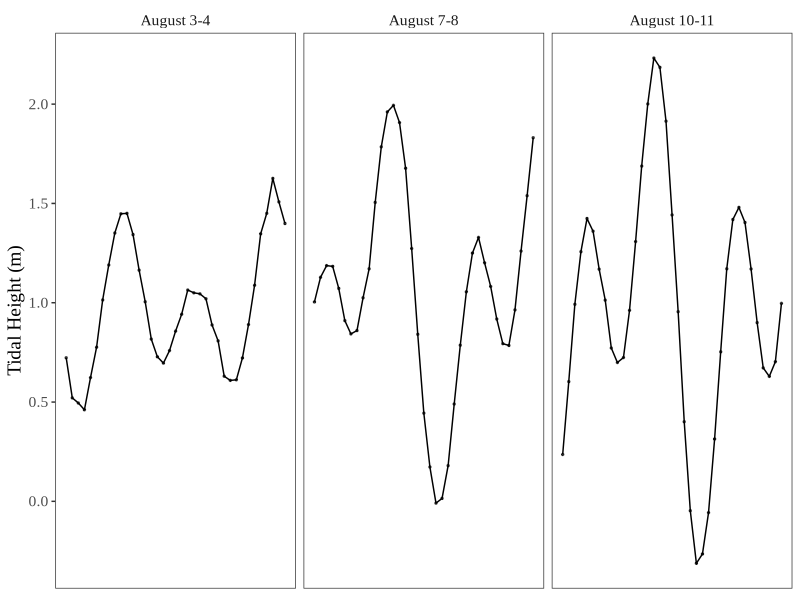
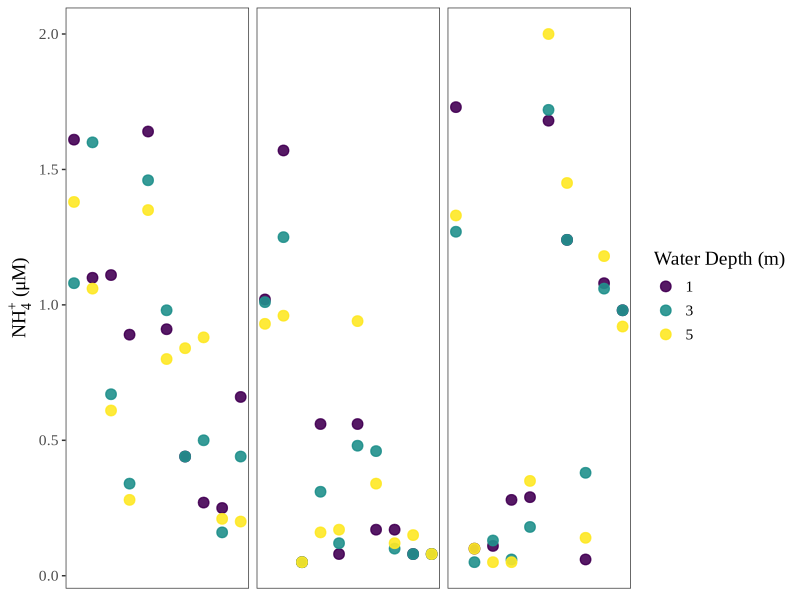
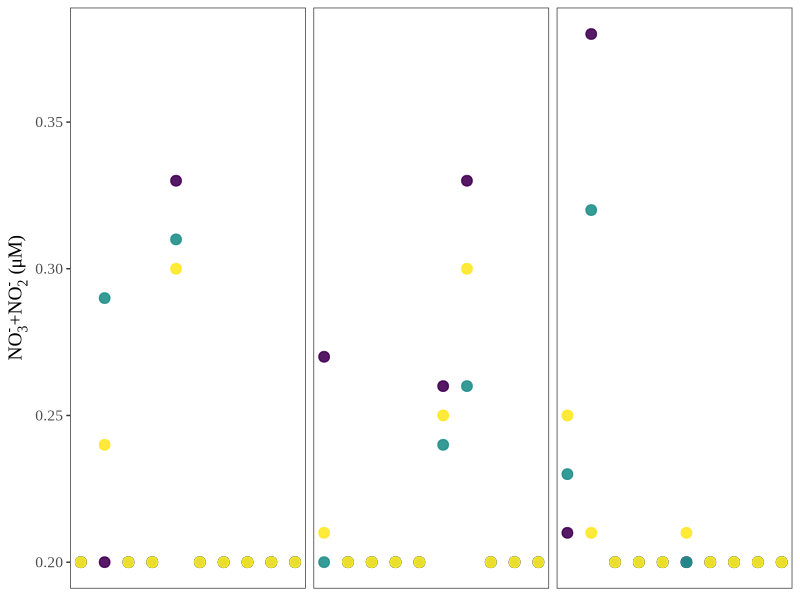
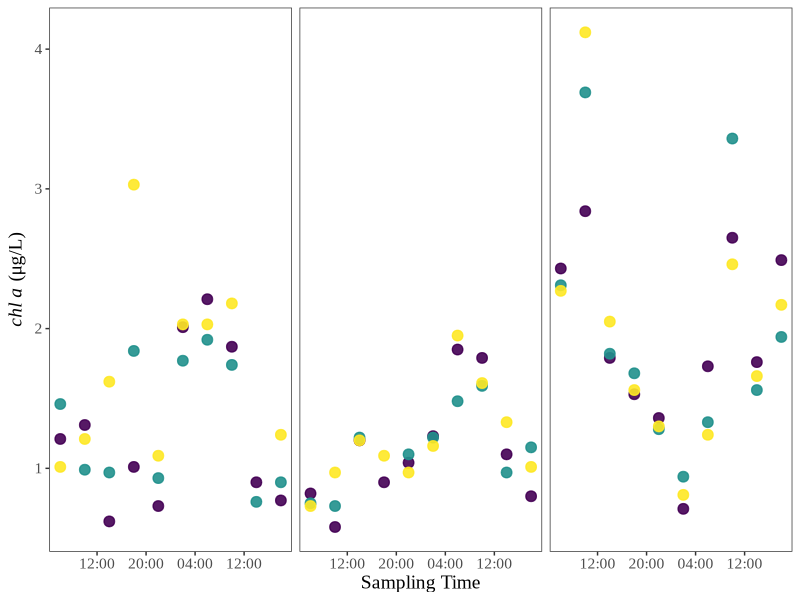
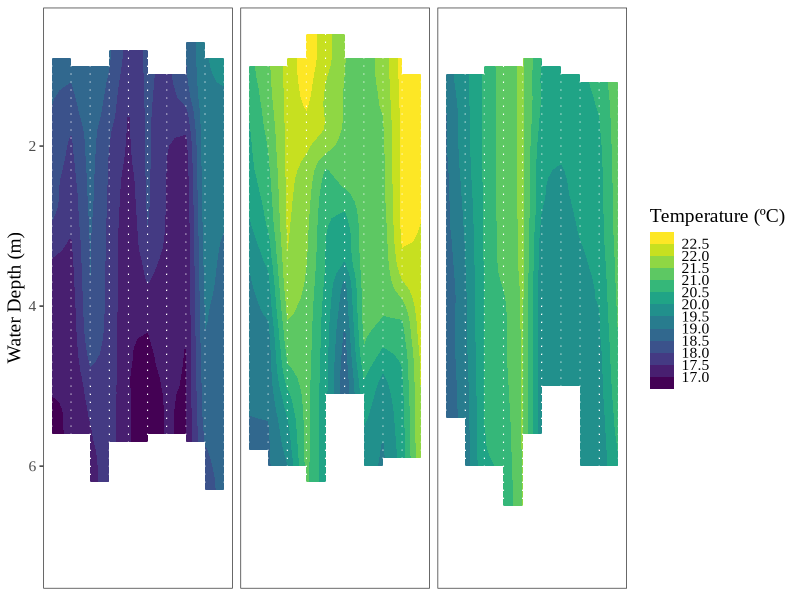
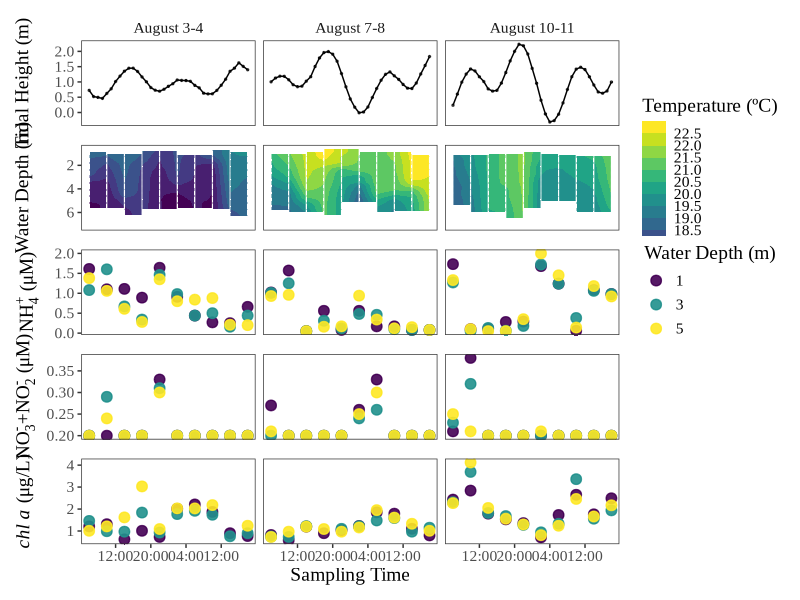

R code for these plots, in order:
# Diel Data Analysis
# Heili Lowman
# 6/28/21

# The following script will analyze diel sampling data collected
# in 2018 for the sediment nutrient recycling manuscript.

# Setup -------------------------------------------------------------------

# Load packages
library(tidyverse) 
library(lubridate)
library(viridis)
library(patchwork)
library(here)

# Load necessary datasets

# This data was collected by Heili Lowman et al. and can be downloaded
# from the SBC LTER's data repository at the following URL:
# https://doi.org/10.6073/pasta/7a41a41c52b425c564de7aa079839049
nuts_dat <- read_csv("data_raw/Diel_nutrients.csv")
ctd_dat <- read_csv("data_raw/Diel_CTD.csv")

# Tide data published by NOAA/NOS/CO-OPS
# Disclaimer: These data are based upon the latest information available as of the date of your request, and may differ from the published tide tables.
# Daily Tide Predictions
# StationName: Santa Barbara; State: CA; Stationid: 9411340
# Prediction Type: Harmonic
# From: 20180803 00:00 - 20180812 23:00
# Units: Metric; Time Zone: LST_LDT; Datum: MLLW
# Interval Type: Hourly
# As published at: https://tidesandcurrents.noaa.gov/waterlevels.html?id=9411340&units=metric&bdate=20180803&edate=20180812&timezone=LST/LDT&datum=MLLW&interval=h&action=data

tides_dat <- read_csv("data_raw/bound_tides_pub.csv")

# Additional Summary Statistics -------------------------------------------

# Calculations for inclusion in the manuscript

# mean temperature
mean(ctd_dat$Temperature)

# minimum temperature
min(ctd_dat$Temperature)

# maximum temperature
max(ctd_dat$Temperature)

# mean NH4
mean(nuts_dat$NH4)

# standard deviation NH4
sd(nuts_dat$NH4)

# minimum NH4
min(nuts_dat$NH4)

# maximum NH4
max(nuts_dat$NH4)

# mean NO3
mean(nuts_dat$NO3_NO2)

# standard deviation NO3
sd(nuts_dat$NO3_NO2)

# minimum NO3
min(nuts_dat$NO3_NO2)

# maximum NO3
max(nuts_dat$NO3_NO2)

# mean chla
mean(nuts_dat$Chla, na.rm=TRUE)

# standard deviation chla
sd(nuts_dat$Chla, na.rm=TRUE)

# minimum chla
min(nuts_dat$Chla, na.rm=TRUE)

# maximum chla
max(nuts_dat$Chla, na.rm=TRUE)

# Figures -----------------------------------------------------------------

# Tidal paneled figure

trial_names <- list('A'="August 3-4", 'B'="August 7-8", 'C'="August 10-11")
trial_labeller <- function(variable,value){
  return(trial_names[value])
}

dailytides <- ggplot(data = tides_dat, aes(x = Hour, y = Verified_m)) +
  geom_point(size = 0.5, alpha = 0.7) +
  geom_line() +
  labs(y = 'Tidal Height (m)') +
  facet_wrap(~SampleDate, labeller = trial_labeller) +
  theme_bw() +
  theme(text=element_text(family="Times New Roman", size=14),
        panel.grid.major = element_blank(), 
        panel.grid.minor = element_blank(),
        panel.background = element_blank(),
        axis.title.x=element_blank(),
        axis.text.x=element_blank(),
        axis.ticks.x=element_blank(),
        strip.background = element_blank(),
        #strip.text.x = element_blank(),
        legend.position = "none")

dailytides

# Ammonium paneled figure

fig_nh4 <- nuts_dat %>%
  mutate(Depth_f = factor(Depth),
         Trial_f = factor(case_when(DateTime < "2018-08-05 00:00:00" ~ 1,
                                    DateTime > "2018-08-05 00:00:00" & 
                                      DateTime < "2018-08-09 00:00:00" ~ 2,
                                    DateTime > "2018-08-09 00:00:00" ~ 3))) %>%
  ggplot(aes(DateTime, NH4, color=Depth_f)) +
  scale_color_viridis(discrete=TRUE) +
  geom_point(size = 3, stroke = 0.75, alpha = 0.9) +
  scale_x_datetime(date_labels = "%H:%M", date_breaks = "8 hours") +
  ylab(expression(paste(NH[4]^{"+"}," (μM)"))) +
  labs(color = "Water Depth (m)") +  
  theme_bw() + 
  facet_grid(.~Trial_f, scales="free") +
  theme(text=element_text(family="Times New Roman", size=14),
        panel.grid.major = element_blank(), 
        panel.grid.minor = element_blank(),
        panel.background = element_blank(),
        axis.title.x=element_blank(),
        axis.text.x=element_blank(),
        axis.ticks.x=element_blank(),
        strip.background = element_blank(),
        strip.text.x = element_blank(),
        legend.position = "right")

fig_nh4

# Nitrate paneled figure

fig_no3 <- nuts_dat %>%
  mutate(Depth_f = factor(Depth),
         Trial_f = factor(case_when(DateTime < "2018-08-05 00:00:00" ~ 1,
                                    DateTime > "2018-08-05 00:00:00" & 
                                      DateTime < "2018-08-09 00:00:00" ~ 2,
                                    DateTime > "2018-08-09 00:00:00" ~ 3))) %>%
  ggplot(aes(DateTime, NO3_NO2, color=Depth_f)) +
  scale_color_viridis(discrete=TRUE) +
  geom_point(size = 3, stroke = 0.75, alpha = 0.9) +
  scale_x_datetime(date_labels = "%H:%M", date_breaks = "8 hours") +
  ylab(expression(paste(NO[3]^{"-"}, "+", NO[2]^{"-"}, " (μM)"))) +
  labs(color = "Water Depth (m)") +  
  theme_bw() + 
  facet_grid(.~Trial_f, scales="free") +
  theme(text=element_text(family="Times New Roman", size=14),
        panel.grid.major = element_blank(), 
        panel.grid.minor = element_blank(),
        panel.background = element_blank(),
        strip.background = element_blank(),
        strip.text.x = element_blank(),
        axis.title.x=element_blank(),
        axis.text.x=element_blank(),
        axis.ticks.x=element_blank(),
        legend.position = "none")

fig_no3

# Chlorophyll paneled figure

fig_chla <- nuts_dat %>%
  mutate(Depth_f = factor(Depth),
         Trial_f = factor(case_when(DateTime < "2018-08-05 00:00:00" ~ 1,
                                    DateTime > "2018-08-05 00:00:00" & 
                                      DateTime < "2018-08-09 00:00:00" ~ 2,
                                    DateTime > "2018-08-09 00:00:00" ~ 3))) %>%
  ggplot(aes(DateTime, Chla, color=Depth_f)) +
  scale_color_viridis(discrete=TRUE) +
  geom_point(size = 3, stroke = 0.75, alpha = 0.9) +
  scale_x_datetime(date_labels = "%H:%M", date_breaks = "8 hours") +
  ylab(expression(paste(italic("chl a"), " (μg/L)"))) +
  labs(color = "Water Depth (m)",
       x = "Sampling Time") +  
  theme_bw() + 
  facet_grid(.~Trial_f, scales="free") +
  theme(text=element_text(family="Times New Roman", size=14),
        panel.grid.major = element_blank(), 
        panel.grid.minor = element_blank(),
        panel.background = element_blank(),
        strip.background = element_blank(),
        strip.text.x = element_blank(),
        #axis.title.x=element_blank(),
        #axis.text.x=element_blank(),
        #axis.ticks.x=element_blank(),
        legend.position = "none")

fig_chla

# Temperature paneled figure

dailytemp <- ctd_dat %>%
  mutate(Trial_f = factor(case_when(DateTime < "2018-08-05 00:00:00" ~ 1,
                                    DateTime > "2018-08-05 00:00:00" & 
                                      DateTime < "2018-08-09 00:00:00" ~ 2,
                                    DateTime > "2018-08-09 00:00:00" ~ 3))) %>%
  # group by trial, date, and bin data by 0.1 m intervals
  group_by(Trial_f, DateTime, cut(Depth, breaks=seq(0, 7.3, by = 0.1) )) %>%
  mutate(Temp_binned = mean(Temperature, na.rm = TRUE)) %>%
  ungroup() %>%
  rename(DepthRange = `cut(Depth, breaks = seq(0, 7.3, by = 0.1))`) %>%
  # need to pull out the depth value from the range to make contouring work
  separate(col = DepthRange, into = c("start", "end"), sep = ",") %>%
  mutate(DepthRange_start = parse_number(start),
         DepthRange_end = parse_number(end)) %>%
  # and finally need to group so there's only one time-depth measurement
  group_by(Trial_f, DateTime, DepthRange_start) %>%
  summarize(Temp_binned_grouped = mean(Temp_binned)) %>%
  ungroup() %>%
  ggplot(aes(x = DateTime, y = DepthRange_start, z = Temp_binned_grouped)) + # specify aesthetics
  scale_y_reverse() + # flip the y axis so values increase with depth
  geom_contour_filled() + # create contour plot
  guides(fill = guide_colorsteps(barheight = unit(4, "cm"))) + # edit the legend not to display bins
  geom_point(shape = 20, color = "white", size=0.1, stroke=0.2) + # adds vertical lines for casts
  labs(y = "Water Depth (m)",
       fill = "Temperature (ºC)") +
  facet_grid(~Trial_f, scales = "free") + # scales free in order to only display a given day's data
  theme_bw() +
  theme(text=element_text(family="Times New Roman", size=14),
        panel.grid.major = element_blank(), 
        panel.grid.minor = element_blank(),
        panel.background = element_blank(),
        axis.title.x=element_blank(),
        axis.text.x=element_blank(),
        axis.ticks.x=element_blank(),
        strip.background = element_blank(),
        strip.text.x = element_blank())

dailytemp

# Combine and export figure -----------------------------------------------

full_fig_4 <- dailytides /
  dailytemp /
  fig_nh4 /
  fig_no3 /
  fig_chla

full_fig_4

# Export map to desktop.
# ggsave(("Figure_4.tiff"),
#        path = "/Users/heililowman/Desktop/R_figures/Sediment_N",
#        width = 25,
#        height = 25,
#        units = "cm"
#        )

# End of script
